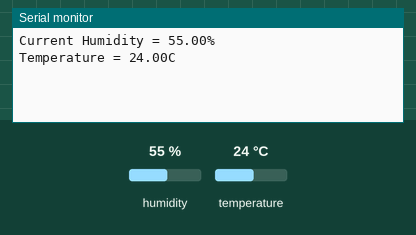
Recording of a sketch running on a simulated Arduino Uno, built with avr-gcc and run on an emulated ATmega328P. Shown: the last lines printed to the serial monitor. Inputs (shaded band) come from the test bench; at power-on: humidity 55 %, temperature 24 °C.

Above: at 2.7 s.
2.8 s: humidity set to 22 %
At 12.5 s:
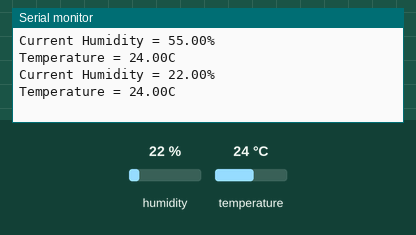
12.8 s: temperature set to 12 °C
At 22.5 s:
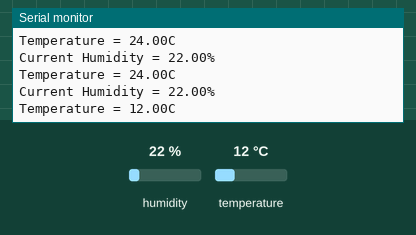
22.8 s: humidity set to 40 %
At 32.4 s:
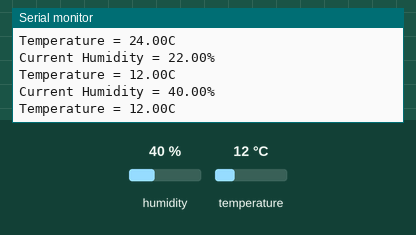
Timing chart, 0 to 33.9 s (numbered marks = the images above; inputs shaded):
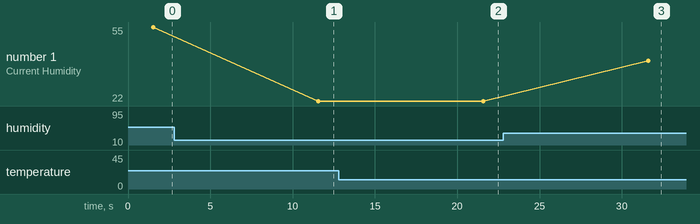

The sketch:

lab2.ino
```cpp
#include <dht.h>


#define dht_apin A4 // Analog Pin

dht DHT;

void setup(){

  Serial.begin(9600);
  delay(500);
  delay(1000);

}

void loop(){
    DHT.read11(dht_apin);

    Serial.print("Current Humidity = ");
    Serial.print(DHT.humidity);
    Serial.print("%\n");
    Serial.print("Temperature = ");
    Serial.print(DHT.temperature);
    Serial.println("C\n");

    delay(10000);
}
```

Measured:
- after the input at 2.8 s, the serial monitor: prints a new line after 8.7 s (image 1)
- after the input at 12.8 s, the serial monitor: prints a new line after 8.8 s (image 2)
- after the input at 22.8 s, the serial monitor: prints a new line after 8.8 s (image 3)
- plotted number 1: 55 → 22 after the input at 2.8 s, 22 → 40 after the input at 22.8 s
